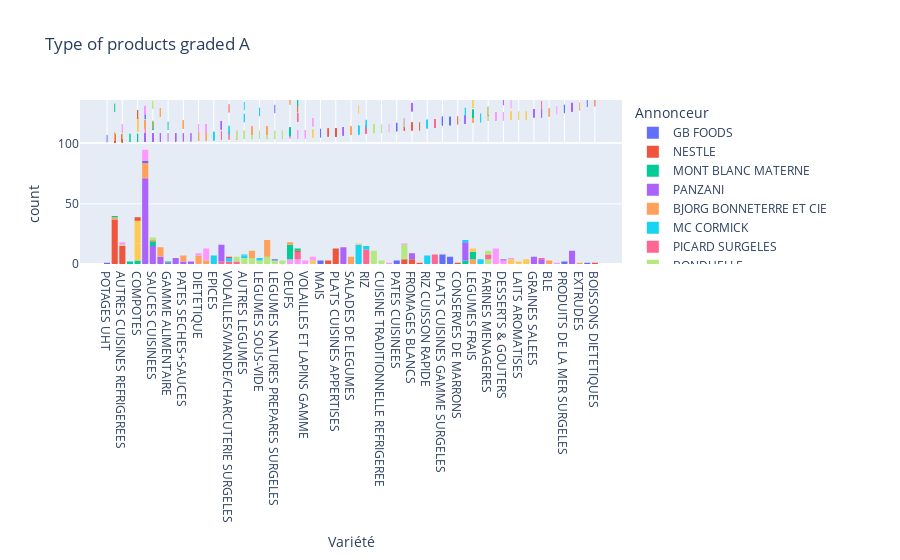
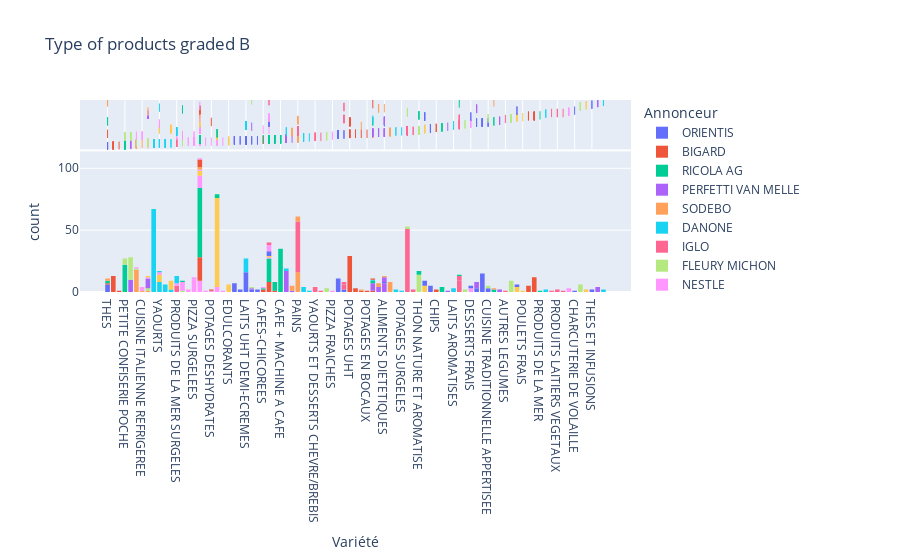
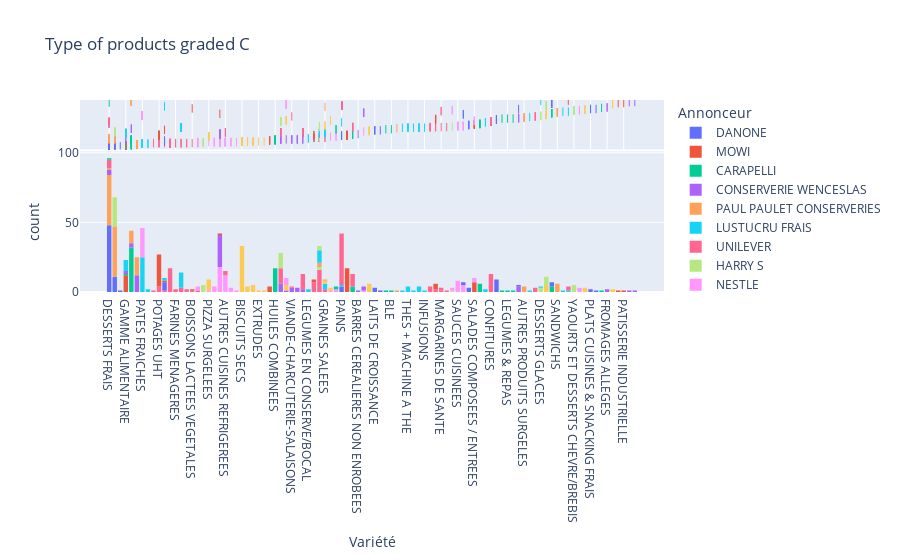
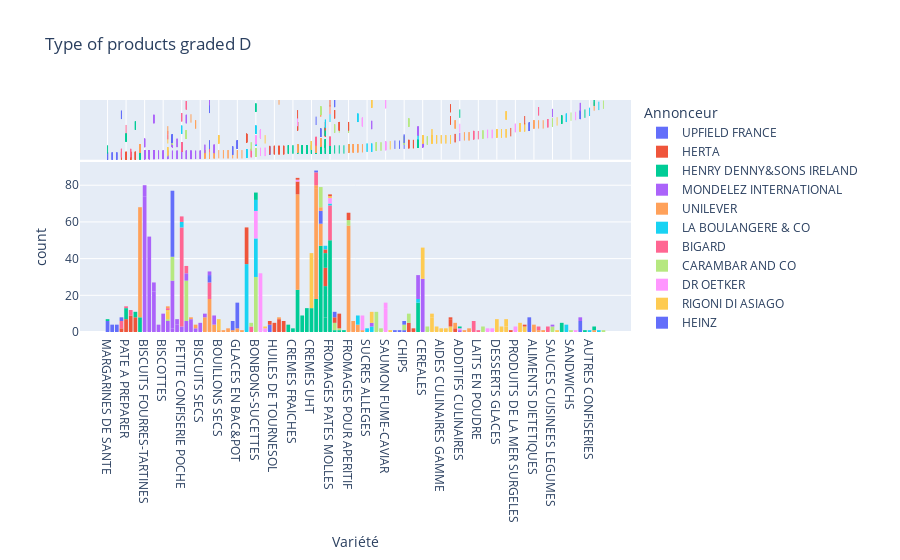

The notebook cell saved with these charts, in order:
### Code cell
for score in ['a','b','c','d','e']:
    sub_score_df = score_arcom_df[score_arcom_df['nutriscore_inferred'] == score]
    # fig = px.histogram(sub_score_df,
    #             x='date_formatted',
    #             marginal='rug', 
    #             color='Variété', title=f'repartition by sector of products graded {score}')
    # fig.show()
    fig = px.histogram(sub_score_df,
                x='Variété',
                marginal='rug', 
                color='Annonceur', title=f'Type of products graded {score.upper()}')
    fig.show()
